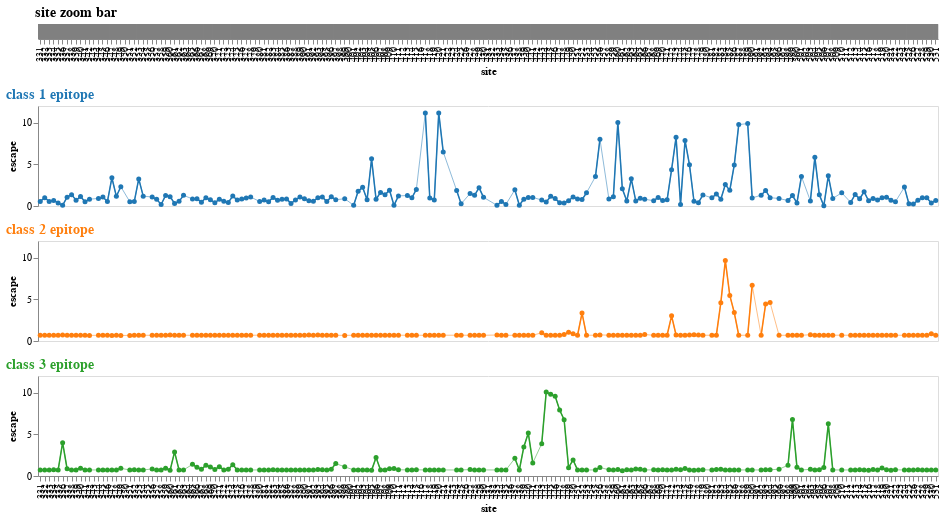

Notebook cell for this chart:
### Code cell
polyclonal.mut_escape_lineplot()

### Figure 1 — Vega-Lite specification as saved in the notebook (floating-point values rounded to 4 significant figures; data arrays with more than 128 entries replaced by an {"elided": "..."} marker saying what was removed)
{"config": {"view": {"continuousWidth": 400, "continuousHeight": 300}, "axis": {"grid": false}, "title": {"anchor": "start", "fontSize": 14}}, "vconcat": [{"mark": {"type": "rect", "color": "gray"}, "encoding": {"x": {"type": "ordinal", "field": "site"}}, "height": 15, "selection": {"selector001": {"type": "interval", "encodings": ["x"], "mark": {"stroke": "black", "strokeWidth": 2}}}, "title": "site zoom bar", "width": 900}, {"vconcat": [{"layer": [{"mark": {"type": "line", "color": "#1f77b4", "opacity": 0.5, "size": 1}, "encoding": {"tooltip": [{"type": "ordinal", "field": "site"}, {"type": "nominal", "field": "wildtype"}, {"type": "quantitative", "field": "class 1", "format": ".3g"}, {"type": "quantitative", "field": "class 2", "format": ".3g"}, {"type": "quantitative", "field": "class 3", "format": ".3g"}], "x": {"type": "ordinal", "axis": null, "field": "site", "title": null}, "y": {"type": "quantitative", "field": "class 1", "scale": {}, "title": "escape"}}, "selection": {"escape": {"type": "single", "fields": ["metric"], "bind": {"input": "select", "options": ["mean", "total positive", "max", "min", "total negative"]}, "init": {"metric": "mean"}}}, "transform": [{"filter": "isValid(datum['class 1'])"}]}, {"mark": {"type": "line", "color": "#1f77b4", "opacity": 1, "size": 1.5}, "encoding": {"tooltip": [{"type": "ordinal", "field": "site"}, {"type": "nominal", "field": "wildtype"}, {"type": "quantitative", "field": "class 1", "format": ".3g"}, {"type": "quantitative", "field": "class 2", "format": ".3g"}, {"type": "quantitative", "field": "class 3", "format": ".3g"}], "x": {"type": "ordinal", "axis": null, "field": "site", "title": null}, "y": {"type": "quantitative", "field": "class 1", "scale": {}, "title": "escape"}}}, {"mark": {"type": "circle", "color": "#1f77b4", "opacity": 1}, "encoding": {"size": {"condition": {"value": 75, "selection": "selector002"}, "value": 25}, "stroke": {"condition": {"value": "black", "selection": "selector002"}, "value": null}, "tooltip": [{"type": "ordinal", "field": "site"}, {"type": "nominal", "field": "wildtype"}, {"type": "quantitative", "field": "class 1", "format": ".3g"}, {"type": "quantitative", "field": "class 2", "format": ".3g"}, {"type": "quantitative", "field": "class 3", "format": ".3g"}], "x": {"type": "ordinal", "axis": null, "field": "site", "title": null}, "y": {"type": "quantitative", "field": "class 1", "scale": {}, "title": "escape"}}, "selection": {"selector002": {"type": "single", "on": "mouseover", "fields": ["site"], "empty": "none"}}}], "height": 100, "title": {"text": "class 1 epitope", "color": "#1f77b4"}, "transform": [{"filter": {"selection": "escape"}}, {"filter": {"selection": "selector001"}}], "width": 900}, {"layer": [{"mark": {"type": "line", "color": "#ff7f0e", "opacity": 0.5, "size": 1}, "encoding": {"tooltip": [{"type": "ordinal", "field": "site"}, {"type": "nominal", "field": "wildtype"}, {"type": "quantitative", "field": "class 1", "format": ".3g"}, {"type": "quantitative", "field": "class 2", "format": ".3g"}, {"type": "quantitative", "field": "class 3", "format": ".3g"}], "x": {"type": "ordinal", "axis": null, "field": "site", "title": null}, "y": {"type": "quantitative", "field": "class 2", "scale": {}, "title": "escape"}}, "selection": {"escape": {"type": "single", "fields": ["metric"], "bind": {"input": "select", "options": ["mean", "total positive", "max", "min", "total negative"]}, "init": {"metric": "mean"}}}, "transform": [{"filter": "isValid(datum['class 2'])"}]}, {"mark": {"type": "line", "color": "#ff7f0e", "opacity": 1, "size": 1.5}, "encoding": {"tooltip": [{"type": "ordinal", "field": "site"}, {"type": "nominal", "field": "wildtype"}, {"type": "quantitative", "field": "class 1", "format": ".3g"}, {"type": "quantitative", "field": "class 2", "format": ".3g"}, {"type": "quantitative", "field": "class 3", "format": ".3g"}], "x": {"type": "ordinal", "axis": null, "field": "site", "title": null}, "y": {"type": "quantitative", "field": "class 2", "scale": {}, "title": "escape"}}}, {"mark": {"type": "circle", "color": "#ff7f0e", "opacity": 1}, "encoding": {"size": {"condition": {"value": 75, "selection": "selector002"}, "value": 25}, "stroke": {"condition": {"value": "black", "selection": "selector002"}, "value": null}, "tooltip": [{"type": "ordinal", "field": "site"}, {"type": "nominal", "field": "wildtype"}, {"type": "quantitative", "field": "class 1", "format": ".3g"}, {"type": "quantitative", "field": "class 2", "format": ".3g"}, {"type": "quantitative", "field": "class 3", "format": ".3g"}], "x": {"type": "ordinal", "axis": null, "field": "site", "title": null}, "y": {"type": "quantitative", "field": "class 2", "scale": {}, "title": "escape"}}, "selection": {"selector002": {"type": "single", "on": "mouseover", "fields": ["site"], "empty": "none"}}}], "height": 100, "title": {"text": "class 2 epitope", "color": "#ff7f0e"}, "transform": [{"filter": {"selection": "escape"}}, {"filter": {"selection": "selector001"}}], "width": 900}, {"layer": [{"mark": {"type": "line", "color": "#2ca02c", "opacity": 0.5, "size": 1}, "encoding": {"tooltip": [{"type": "ordinal", "field": "site"}, {"type": "nominal", "field": "wildtype"}, {"type": "quantitative", "field": "class 1", "format": ".3g"}, {"type": "quantitative", "field": "class 2", "format": ".3g"}, {"type": "quantitative", "field": "class 3", "format": ".3g"}], "x": {"type": "ordinal", "axis": {}, "field": "site", "title": "site"}, "y": {"type": "quantitative", "field": "class 3", "scale": {}, "title": "escape"}}, "selection": {"escape": {"type": "single", "fields": ["metric"], "bind": {"input": "select", "options": ["mean", "total positive", "max", "min", "total negative"]}, "init": {"metric": "mean"}}}, "transform": [{"filter": "isValid(datum['class 3'])"}]}, {"mark": {"type": "line", "color": "#2ca02c", "opacity": 1, "size": 1.5}, "encoding": {"tooltip": [{"type": "ordinal", "field": "site"}, {"type": "nominal", "field": "wildtype"}, {"type": "quantitative", "field": "class 1", "format": ".3g"}, {"type": "quantitative", "field": "class 2", "format": ".3g"}, {"type": "quantitative", "field": "class 3", "format": ".3g"}], "x": {"type": "ordinal", "axis": {}, "field": "site", "title": "site"}, "y": {"type": "quantitative", "field": "class 3", "scale": {}, "title": "escape"}}}, {"mark": {"type": "circle", "color": "#2ca02c", "opacity": 1}, "encoding": {"size": {"condition": {"value": 75, "selection": "selector002"}, "value": 25}, "stroke": {"condition": {"value": "black", "selection": "selector002"}, "value": null}, "tooltip": [{"type": "ordinal", "field": "site"}, {"type": "nominal", "field": "wildtype"}, {"type": "quantitative", "field": "class 1", "format": ".3g"}, {"type": "quantitative", "field": "class 2", "format": ".3g"}, {"type": "quantitative", "field": "class 3", "format": ".3g"}], "x": {"type": "ordinal", "axis": {}, "field": "site", "title": "site"}, "y": {"type": "quantitative", "field": "class 3", "scale": {}, "title": "escape"}}, "selection": {"selector002": {"type": "single", "on": "mouseover", "fields": ["site"], "empty": "none"}}}], "height": 100, "title": {"text": "class 3 epitope", "color": "#2ca02c"}, "transform": [{"filter": {"selection": "escape"}}, {"filter": {"selection": "selector001"}}], "width": 900}], "resolve": {"scale": {"y": "shared"}}, "spacing": 10}], "data": {"name": "data-8949f23049591e113c15a0e2fc05d26b"}, "spacing": 10, "$schema": "https://vega.github.io/schema/vega-lite/v4.8.1.json", "datasets": {"data-8949f23049591e113c15a0e2fc05d26b": {"elided": "1005 records"}}}
